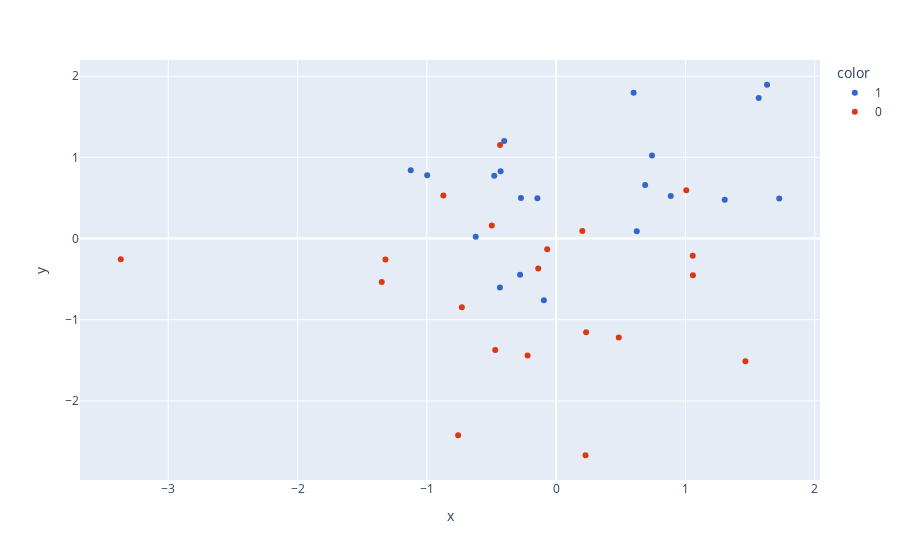

Notebook code cell kept with this figure:
### Code cell
new_df['target'] = new_df['target'].astype('str')
px.scatter(x=new_df['PC1'],
                 y=new_df['PC2'],
                 color=new_df['target'],
                 color_discrete_sequence=px.colors.qualitative.G10
                )

### Figure 1 — Plotly figure (JSON) as saved in the notebook; plotly's stock layout.template omitted (floating-point values rounded to 4 significant figures)
{"data": [{"hovertemplate": "color=1<br>x=%{x}<br>y=%{y}<extra></extra>", "legendgroup": "1", "marker": {"color": "#3366CC", "symbol": "circle"}, "mode": "markers", "name": "1", "orientation": "v", "showlegend": true, "type": "scatter", "x": [-0.4294, -1.125, 0.5994, -0.09456, -0.4015, 0.8867, 1.632, -0.2787, 0.6886, -0.9974, -0.4348, -0.6216, 1.567, 0.624, -0.2719, -0.4784, 0.7417, -0.1446, 1.726, 1.305], "xaxis": "x", "y": [0.8293, 0.8422, 1.796, -0.7616, 1.203, 0.5227, 1.895, -0.4476, 0.6581, 0.7789, -0.6038, 0.02311, 1.731, 0.08837, 0.4982, 0.7744, 1.024, 0.4949, 0.4925, 0.4766], "yaxis": "y"}, {"hovertemplate": "color=0<br>x=%{x}<br>y=%{y}<extra></extra>", "legendgroup": "0", "marker": {"color": "#DC3912", "symbol": "circle"}, "mode": "markers", "name": "0", "orientation": "v", "showlegend": true, "type": "scatter", "x": [0.2321, 0.4848, -3.368, -0.2208, -1.349, -0.06918, -0.1383, -0.7579, 1.464, -1.32, -0.729, -0.4708, -0.4337, 0.2273, 1.057, -0.4975, 1.007, 1.058, 0.2028, -0.8722], "xaxis": "x", "y": [-1.153, -1.218, -0.2546, -1.442, -0.5361, -0.131, -0.3684, -2.423, -1.511, -0.257, -0.8465, -1.373, 1.153, -2.67, -0.2127, 0.1614, 0.596, -0.452, 0.09181, 0.5307], "yaxis": "y"}], "layout": {"legend": {"title": {"text": "color"}, "tracegroupgap": 0}, "margin": {"t": 60}, "xaxis": {"anchor": "y", "domain": [0, 1], "title": {"text": "x"}}, "yaxis": {"anchor": "x", "domain": [0, 1], "title": {"text": "y"}}}}
